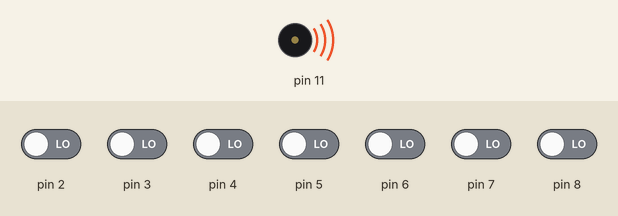
Recording of a sketch running on a simulated Arduino Uno, built with avr-gcc and run on an emulated ATmega328P. Shown: buzzer (waves = sounding). Inputs (shaded band) come from the test bench; at power-on: pin 2–8 LOW.

Above: at 0.1 s.
Timing chart, 0 to 1.6 s (numbered marks = the images above):
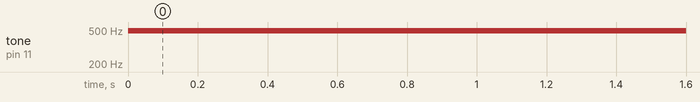

The sketch:

Song.ino
```cpp
int L;
int notes[8] = {0, 261.63, 293.66, 329.63, 349.23, 392.00, 440.00, 493.881};

void setup() {
  for (int i = 2; i < 9; i ++){pinMode(i, INPUT);}
}

void loop() {
 L = 0;
 if (not(digitalRead(2))){L = 1;}
 if (not(digitalRead(3))){L = 2;}
 if (not(digitalRead(4))){L = 3;}
 if (not(digitalRead(5))){L = 4;}
 if (not(digitalRead(6))){L = 5;}
 if (not(digitalRead(7))){L = 6;}
 if (not(digitalRead(8))){L = 7;}
tone(11, notes[L]);
}
```

Measured:
- by itself, tone on pin 11: silent → 493 Hz at 0.00 s
